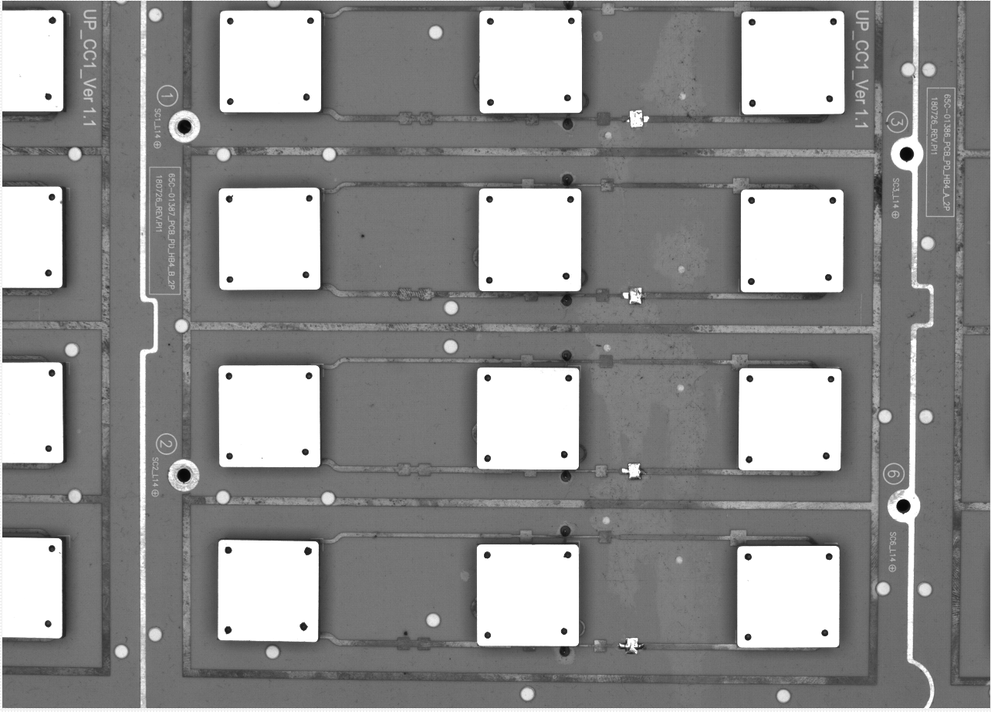
#> input picture _testcodes/이미지 매칭 테스트/2.png, 991 x 712 px, shrunk from 1284 x 922 before the run; the run also reads 2 pictures not shown here
$ python Image_Matching_Test.py
#> lines starting #> are read from the running program, lines starting #| are printed output that depends on the picture; after the words box and inside, x2 and y2 are one past the last pixel; in counts of white or black regions, pixels touching at a corner belong together
import cv2
import numpy as np
from matplotlib import pyplot as plt

List = []

# 원본 불러오기.
img_rgb = cv2.imread('2.png')
#> img_rgb is the input picture: shape (712, 991, 3); min 5, max 255, mean 143.1
img_gray = cv2.cvtColor(img_rgb, cv2.COLOR_BGR2GRAY)  # gray로 변환.
result = img_rgb.copy()                               # 결과출력을 위한 원본 복사


# 이미지 매칭할 template 불러옴. (2개의 template으로 이미지 매칭)
template1 = cv2.imread('template1.jpg',0)
template2 = cv2.imread('template2.jpg',0)


# 매칭할 template의 가로, 세로 사이즈를 return
w1, h1 = template1.shape[::-1]
#> w1 = 16; h1 = 15
w2, h2 = template2.shape[::-1]
#> w2 = 16; h2 = 16


# 1번째 template 매칭.
res1 = cv2.matchTemplate(img_gray,template1,cv2.TM_CCOEFF_NORMED)
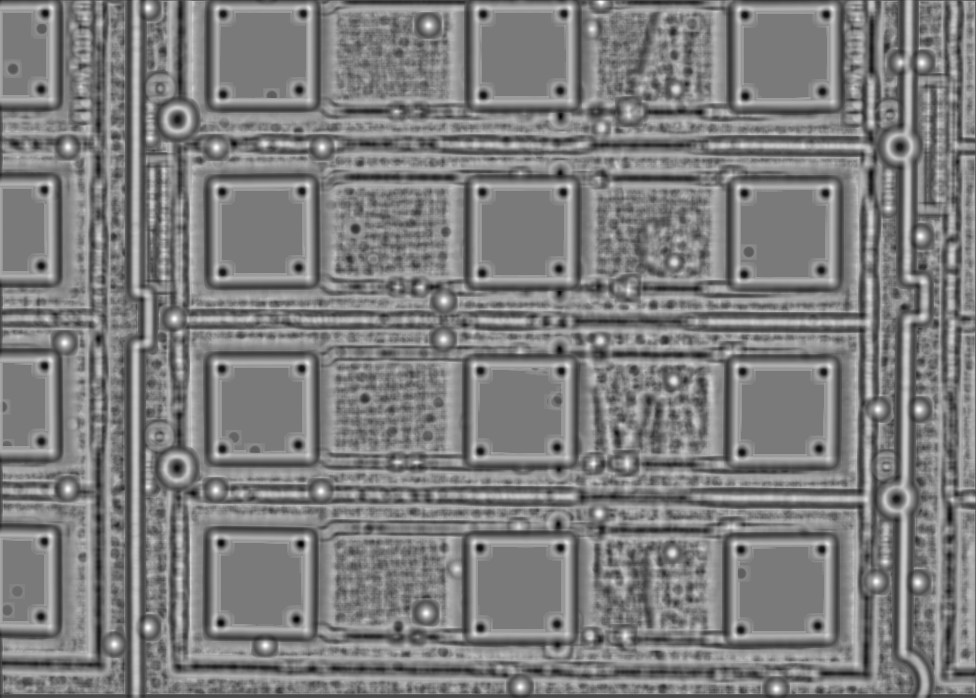
#> res1: shape (698, 976) float32; min -0.78, max 0.847, mean 0.0205; drawn with min black and max white
# 이미지 매칭률을 결정함.
threshold = 0.75
loc = np.where(res1 >= threshold)
#> loc = 152 positions, rows 1 to 689, columns 63 to 922

cnt = 0
for pt in zip(*loc[::-1]):
    cnt = cnt + 1
    if cnt > 6:    # 매칭률에 따라 사격형을 표시할 때, 6회 이하인 경우는 제외, 그 이상일때만 허용.
        cv2.rectangle(result, pt, (pt[0] + w1, pt[1] + h1), (0,0,255), 1)
#> this loop made 152 passes
#> pt on passes 1 to 3: (600, 1), (601, 1), (600, 2)
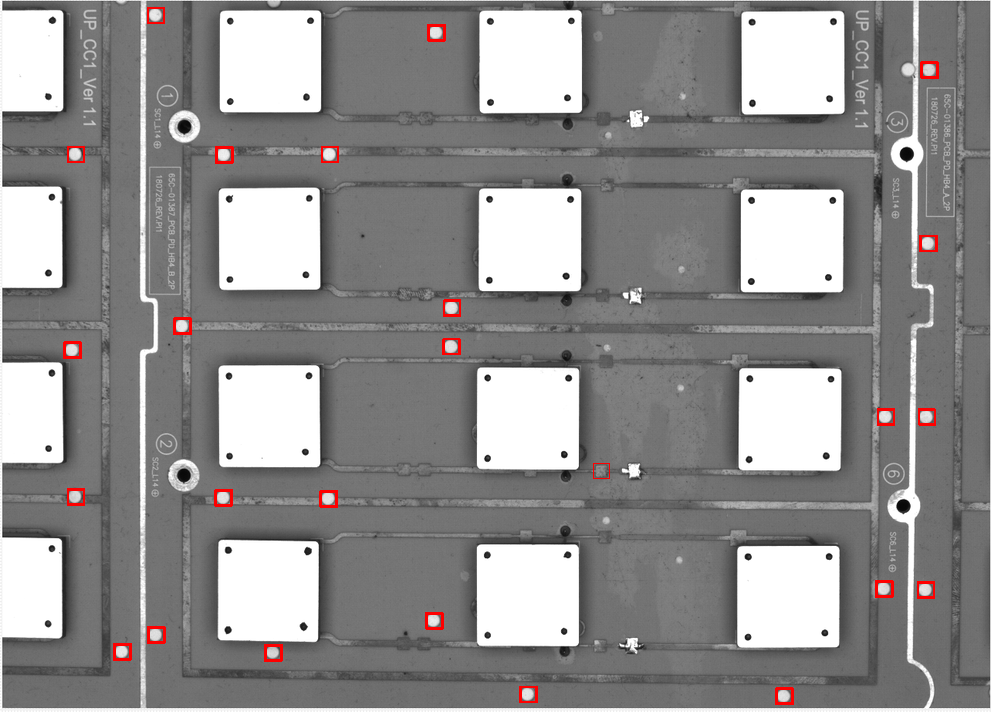
#> result: shape (712, 991, 3); 0.58% of pixels changed, all inside (x1, y1, x2, y2) = (63, 7, 939, 705)
#> after the loop, cnt = 152
        #List.append([pt, (pt[0] + w1, pt[1] + h1)])


# 2번째 template 매칭.
res2 = cv2.matchTemplate(img_gray,template2,cv2.TM_CCOEFF_NORMED)
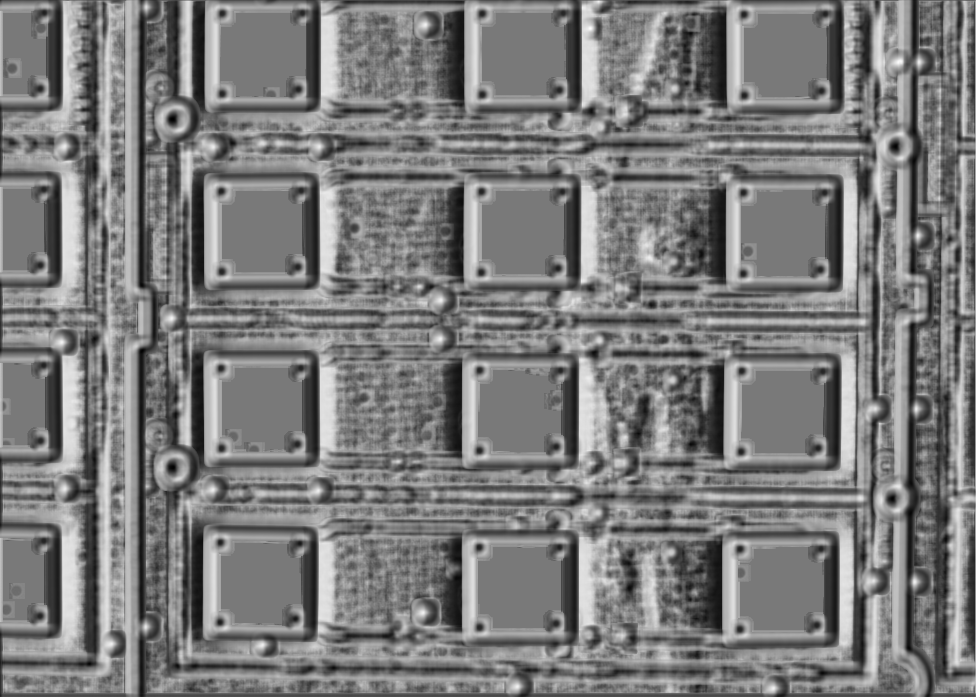
#> res2: shape (697, 976) float32; min -0.722, max 0.787, mean 0.0116; drawn with min black and max white
# 이미지 매칭률을 결정함.
threshold = 0.76
loc = np.where(res2 >= threshold)
#> loc = ([28, 28], [589, 590])

cnt = 0
for pt in zip(*loc[::-1]):
    cnt = cnt + 1
    if cnt > 5:
        cv2.rectangle(result, pt, (pt[0] + w2, pt[1] + h2), (0,255,0), 1)
#> this loop made 2 passes
#> (pt, cnt) on passes 1 to 2: ((589, 28), 1), ((590, 28), 2)
#> after the loop, cnt = 2

#print(List)

cv2.imshow('res.png',result)
cv2.waitKey(0)
